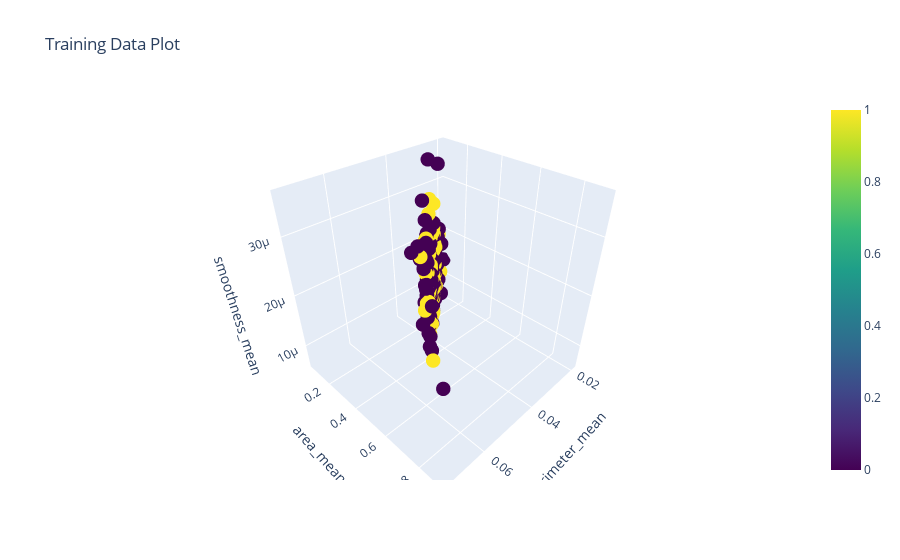

The code cell stored with this chart in its notebook:
### Code cell
fig = go.Figure()

# Add scatter trace for actual points with labels
fig.add_trace(go.Scatter3d(
    x=x_test[selected_features[0]],
    y=x_test[selected_features[1]],
    z=x_test[selected_features[2]],
    mode='markers',
    marker=dict(size=5, color=y_train, colorscale='Viridis', showscale=True),
    text=y_train,  # Hover text to show labels
    hoverinfo="text",
    name='Predicted'
))

# Update layout with axis labels and title
fig.update_layout(
    title='Training Data Plot',
    scene=dict(
        xaxis_title=selected_features[0],
        yaxis_title=selected_features[1],
        zaxis_title=selected_features[2]
    )
)

fig.show()

### Figure 1 — Plotly figure (JSON) as saved in the notebook; plotly's stock layout.template omitted (floating-point values rounded to 4 significant figures; data arrays with more than 128 entries replaced by an {"elided": "..."} marker saying what was removed)
{"data": [{"hoverinfo": "text", "marker": {"color": {"elided": "398 int values"}, "colorscale": [[0, "#440154"], [0.1111, "#482878"], [0.2222, "#3e4989"], [0.3333, "#31688e"], [0.4444, "#26828e"], [0.5556, "#1f9e89"], [0.6667, "#35b779"], [0.7778, "#6ece58"], [0.8889, "#b5de2b"], [1, "#fde725"]], "showscale": true, "size": 5}, "mode": "markers", "name": "Predicted", "text": {"elided": "398 float values"}, "type": "scatter3d", "x": {"elided": "171 float values"}, "y": {"elided": "171 float values"}, "z": {"elided": "171 float values"}}], "layout": {"scene": {"xaxis": {"title": {"text": "perimeter_mean"}}, "yaxis": {"title": {"text": "area_mean"}}, "zaxis": {"title": {"text": "smoothness_mean"}}}, "title": {"text": "Training Data Plot"}}}
